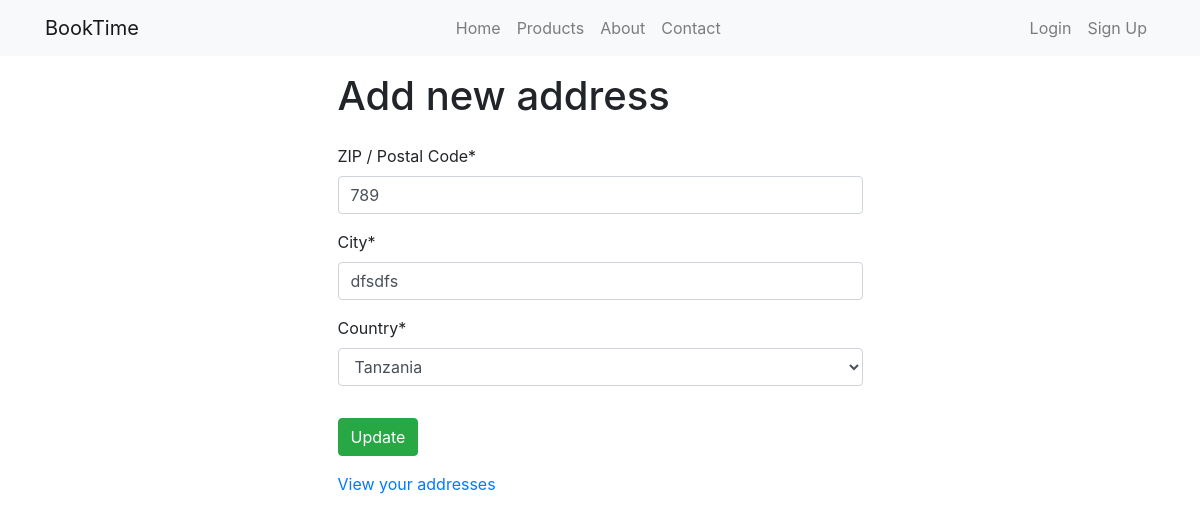
Page /accounts/addresses/3/update/ on the committed database.
### accounts/models.py (models this page shows, shortened)
class Address(models.Model):
    SUPPORTED_COUNTRIES = (
        ('TZ', 'Tanzania'),
    )
    user = models.ForeignKey(CustomUser, on_delete=models.CASCADE)
    zip_code = models.CharField('ZIP / Postal Code', max_length=12)
    city = models.CharField(max_length=60)
    country = models.CharField(max_length=3, choices=SUPPORTED_COUNTRIES, default='TZ')
    address_type = models.CharField(max_length=1, choices=ADDRESS_CHOICES)
    class Meta:
        verbose_name_plural = "Addresses"

### accounts/views.py (the view)
class AddressUpdateView(UpdateView):
    model = Address
    fields = ('zip_code', 'city', 'country', )
    template_name = 'accounts/address_update.html'
    success_url = reverse_lazy('accounts:address-list')

### accounts/templates/accounts/address_update.html (shortened to what this page needs)
{% extends 'main/base.html' %}
{% load crispy_forms_tags %}
{% block content %}
    <div class="container col-md-6 my-3">
        <h1>Add new address</h1>
        <form class="pt-3" method="POST">
            {{ form | crispy }}
            <button type="submit" class="mt-3 btn btn-success">Update</button>
        </form>
        <div class="mt-3">
            <p class="mb-2">
                <a href="{% url 'accounts:address-list' %}">View your addresses</a>
            </p>
        </div>
    </div>
{% endblock content %}

### rows in the picture
Address: zip_code "789", city "dfsdfs", country "Tanzania"
